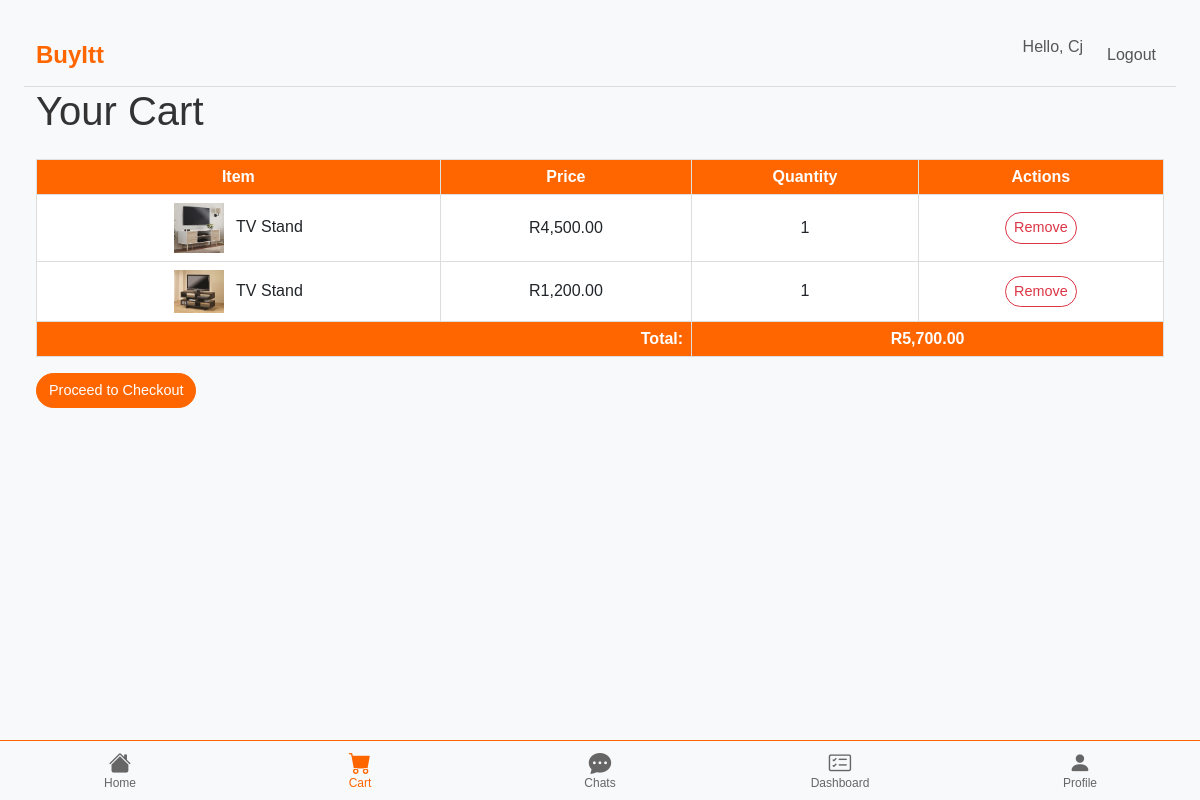
Page /src/public/cart.php (signed in) on the committed database.
### tables this page shows
CREATE TABLE `cart_items` (
  `id` int NOT NULL,
  `user_id` int NOT NULL,
  `product_id` int NOT NULL,
  `quantity` int NOT NULL DEFAULT '1',
  `added_at` timestamp NULL DEFAULT CURRENT_TIMESTAMP
);

CREATE TABLE `products` (
  `id` int NOT NULL,
  `user_id` int NOT NULL,
  `name` varchar(250) NOT NULL,
  `description` text,
  `amount` decimal(10,2) NOT NULL,
  `category` int NOT NULL,
  `image_path` varchar(255) NOT NULL,
  `created_at` timestamp NULL DEFAULT CURRENT_TIMESTAMP
);

### src/includes/auth.php (called while the page is built, shortened)
<?php
function optionalCurrentUser(): ?array
{
    if (isset($_SESSION['user_id'])) {
        global $db;
        $stmt = $db->prepare("SELECT * FROM users WHERE user_id = ?");
        $stmt->execute([$_SESSION['user_id']]);
        return $stmt->fetch(PDO::FETCH_ASSOC);
    }
    return null;
}

### src/public/cart.php (the view, shortened to what this page needs)
<?php
include "../includes/navbar.php";
require __DIR__ . '/../includes/config.php';
require __DIR__ . '/../includes/auth.php';
$user = optionalCurrentUser();
$userId = $user['user_id'] ?? null;
$items = [];
if ($userId) {
    $stmt = $db->prepare("
        SELECT ci.id AS cart_id, p.id AS product_id, p.name, p.amount, p.image_path
        FROM cart_items ci
        JOIN products p ON p.id = ci.product_id
        WHERE ci.user_id = ?
    ");
    $stmt->execute([$userId]);
    $items = $stmt->fetchAll(PDO::FETCH_ASSOC);
}
$total = array_reduce($items, fn($sum, $i) => $sum + ((float)($i['amount'] ?? 0) * ($i['quantity'] ?? 1)), 0);
?>
<!DOCTYPE html>
<html lang="en">
<head>
    <link href="https://cdn.jsdelivr.net/npm/bootstrap@5.3.0/dist/css/bootstrap.min.css" rel="stylesheet">
    <link href="../assets/css/public.css?v=1.0" rel="stylesheet">
    <link href="https://cdn.jsdelivr.net/npm/bootstrap-icons@1.10.5/font/bootstrap-icons.css" rel="stylesheet">
</head>
<body class="p-4">
    <div class="container">
        <h1 class="mb-4">Your Cart</h1>
        <?php if (empty($items)): ?>
            <p>Your cart is empty. <a href="index.php">Shop Now</a>.</p>
        <?php else: ?>
            <form method="POST">
                <table class="table table-bordered">
                    <thead class="table-light">
                        <tr>
                            <th>Item</th>
                            <th>Price</th>
                            <th>Quantity</th>
                            <th>Actions</th>
                        </tr>
                    </thead>
                    <tbody>
                        <?php foreach ($items as $i): ?>
                            <tr>
                                <td>
                                    <img src="../assets/images/products/<?= htmlspecialchars($i['image_path'] ?? '') ?>"
                                         width="50" class="me-2">
                                    <?= htmlspecialchars($i['name'] ?? '') ?>
                                </td>
                                <td>R<?= number_format((float)($i['amount'] ?? 0), 2) ?></td>
                                <td><?= htmlspecialchars($i['quantity'] ?? 1) ?></td>
                                <td>
                                    <?php if ($userId): ?>
                                        <button name="remove" value="<?= (int)$i['cart_id'] ?>"
                                                class="btn btn-sm btn-outline-danger">Remove</button>
                                    <?php else: ?>
                                        <span class="text-muted">Login to manage</span>
                                    <?php endif; ?>
                                </td>
                            </tr>
                        <?php endforeach; ?>
                    </tbody>
                    <tfoot>
                        <tr>
                            <th class="text-end" colspan="2">Total:</th>
                            <th colspan="2">R<?= number_format((float)$total, 2) ?></th>
                        </tr>
                    </tfoot>
                </table>
                <?php if ($userId): ?>
                    <a href="checkout.php" class="btn btn-primary">Proceed to Checkout</a>
                <?php else: ?>
                    <a href="login.php" class="btn btn-primary">Login to Checkout</a>
                <?php endif; ?>
            </form>
        <?php endif; ?>
    </div>
    <?php include __DIR__ . '/../includes/nav.php'; ?>
</body>
</html>

### src/assets/css/public.css (style rules this page uses)
body { font-family: Arial, sans-serif; background-color: #f8f9fa; margin: 0; padding: 0; color: #333; }
.container { max-width: 1200px; margin: 0 auto; }
.btn { border-radius: 20px; font-size: 0.9rem; }
.btn-primary { background-color: #ff6600; border-color: #ff6600; }
.table { background-color: #ffffff; border: 1px solid #ddd; }
.table th { background-color: #ff6600; color: #ffffff; text-align: center; }
.table td { text-align: center; vertical-align: middle; }

### rows in the picture
cart_items: product.image_path (picture), product.name "TV Stand", product.amount "4,500.00", quantity "1", $i['cart_id'] 15 (drawn)
cart_items: product.image_path (picture), product.name "TV Stand", product.amount "1,200.00", quantity "1", $i['cart_id'] 11 (drawn)

### other values in the picture
$_SESSION['name'] "Cj"
$total "5,700.00"
